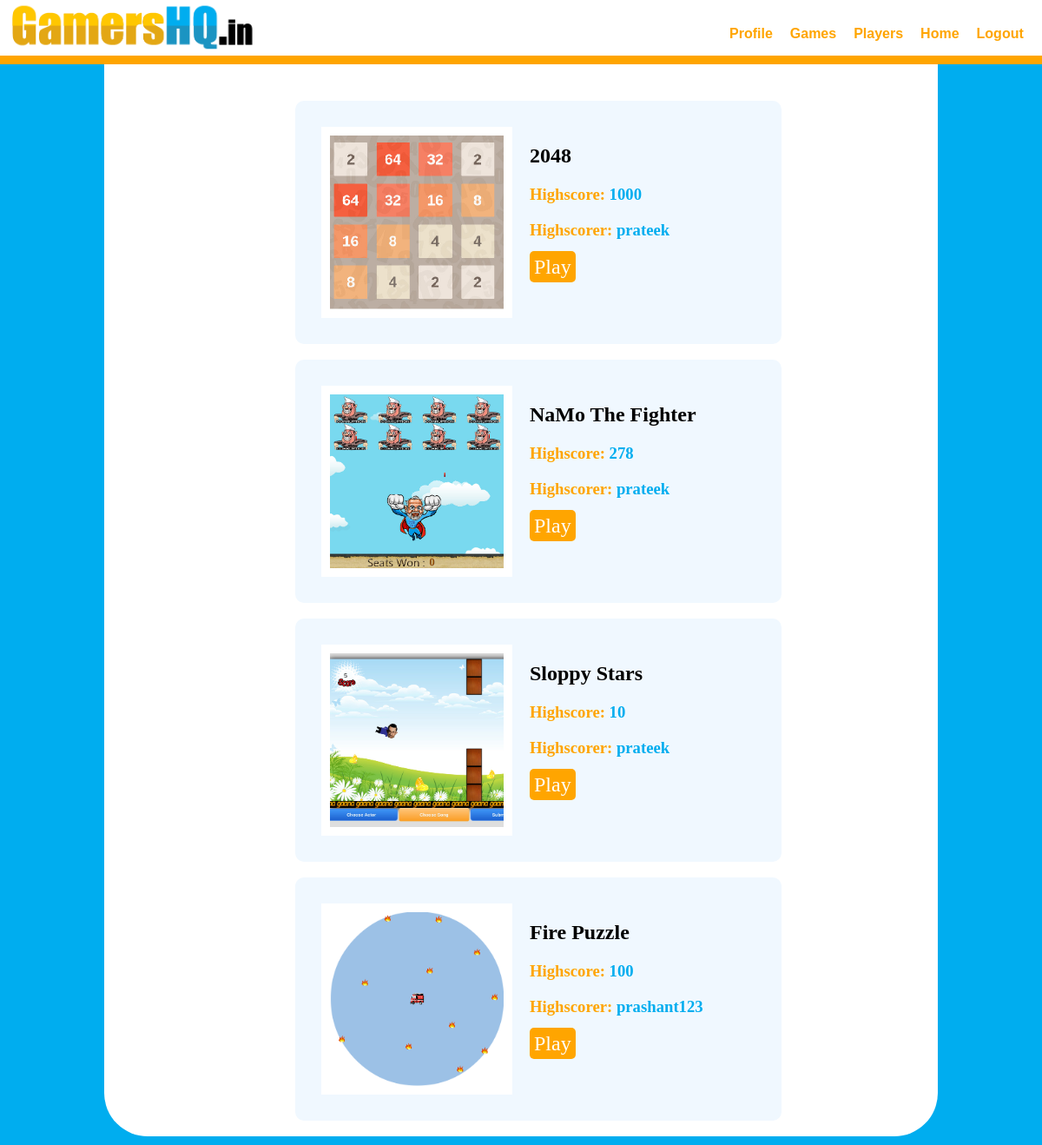
The page /games/ on the database as committed earlier.
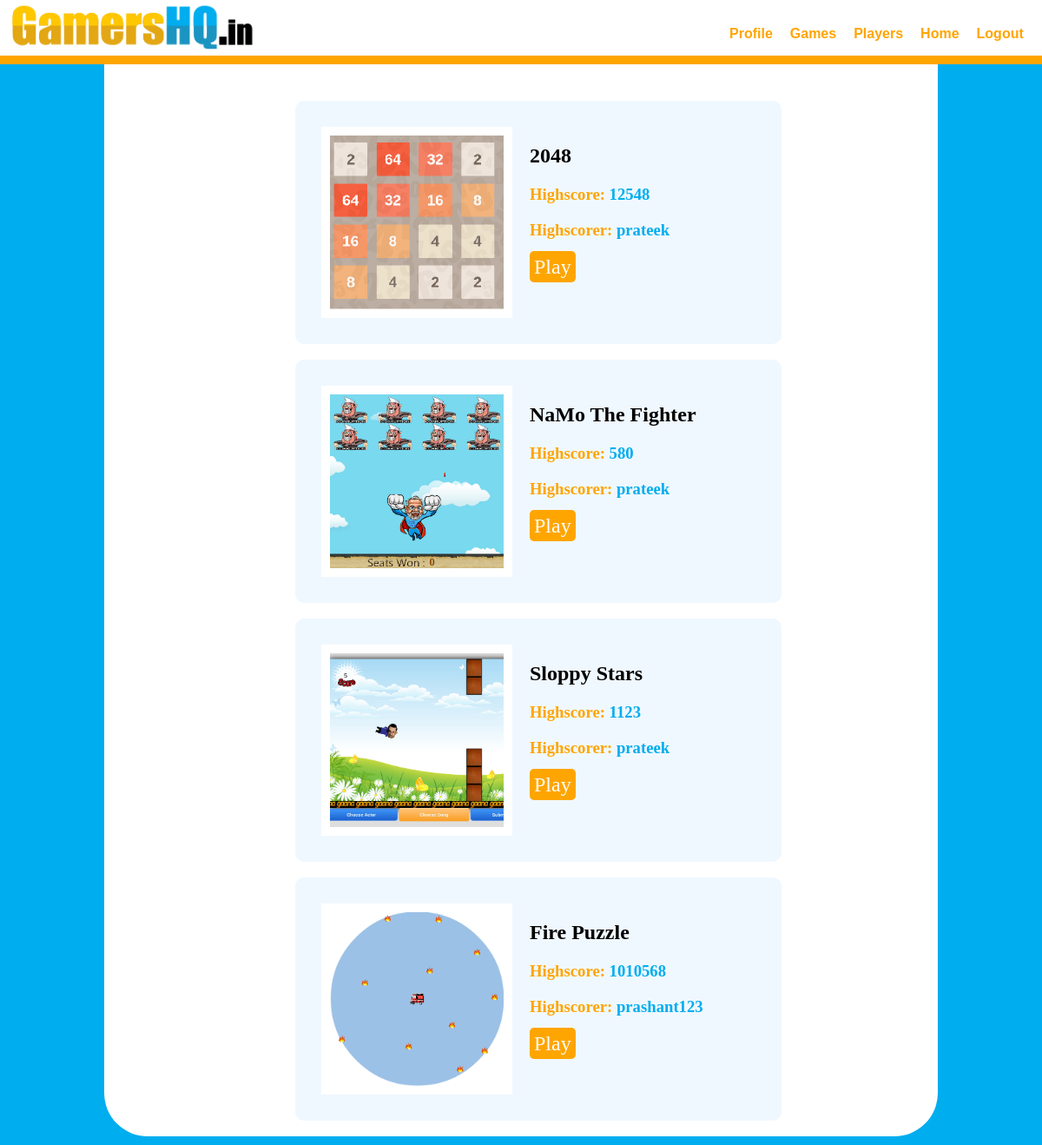
The same page on the database as committed later.
### games/models.py (models this page shows, shortened)
class GameDetail(models.Model):
	game_name = models.CharField(max_length=128,blank=False)
	game_image = models.ImageField(upload_to="games_image/",blank=True)
	game_slug_field = models.CharField(max_length=128)
	game_highscore =models.IntegerField(default=0)
	game_highscorer = models.ForeignKey(User)

### games/views.py (the view)
def games_view(request):
	game_list = GameDetail.objects.all()
	context_dict={"game_list":game_list}
	return render(request,"games/game_new.html",context_dict)

### templates/games/game_new.html (shortened to what this page needs)
<!DOCTYPE html>
{% load staticfiles %}
<html>
<head>
	<link rel="stylesheet" href="{% static "css/nav.css" %}">
	<link rel="stylesheet" href="{% static "css/games.css" %}">
</head>
</body>
<nav class="flex_container">
		<img src="{% static "images/logo.jpg" %}"/>
		<ul class="flex_container">
			<li><a href ="/users" a>Profile</a></li>
			<li><a href ="/games" a>Games</a></li>
			<li><a href ="/users/all">Players</a></li>
			<li><a href="/feed" a>Home</a></li>
			<li><a href="/logout">Logout</a></li>
		</ul>
</nav>
<div id="empty_div">
</div>
<div>
	<ul>
		{% for x in game_list %}
			<li class="flex_container">
			<div id="game_info" class="flex_container">
			<img src="{{x.game_image.url}}">
				<div id="inner_div">
				<h2>{{x.game_name}}<h2>
			 	<h3>Highscore: <strong>{{ x.game_highscore}}</strong></h3>
				<h3>Highscorer: <strong>{{x.game_highscorer}}</strong></h3>
				<a href="games/{{x.game_slug_field}}"><btn id="play_btn">Play</btn>
				</div></a>
			</div>
			</li>
			<br>
		{% endfor %}
	</ul>
</div>
</body>
</html>

Rows that differ between the two databases and show on the page:
changed GameDetail (number 1 of 4 on the later page): game_highscore "1000" → "12548"
changed GameDetail "NaMo The Fighter": game_highscore "278" → "580"
changed GameDetail "Sloppy Stars": game_highscore "10" → "1123"
changed GameDetail "Fire Puzzle": game_highscore "100" → "1010568"
